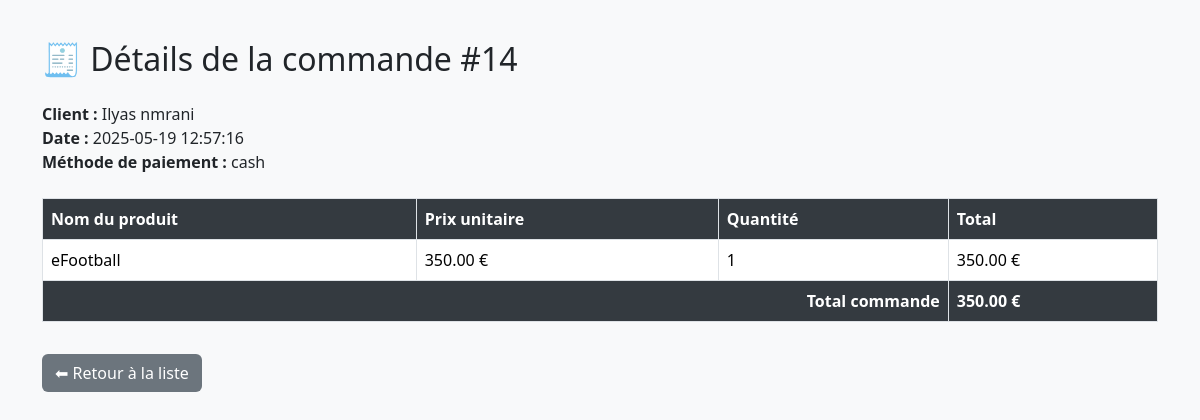
Before: /order_detail_admin.php?order_id=14 (signed in) with the older database file.
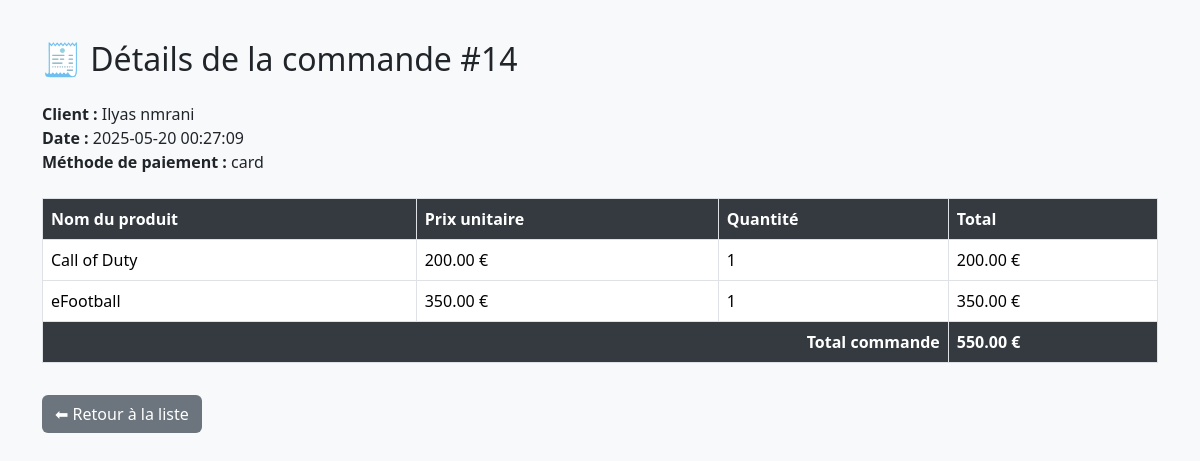
After: the same page with the newer database file.
### tables this page shows
CREATE TABLE `orders` (
  `id` int(11) NOT NULL,
  `user_id` int(11) NOT NULL,
  `payment_method` varchar(20) DEFAULT NULL,
  `created_at` datetime DEFAULT NULL
);

CREATE TABLE `order_items` (
  `id` int(11) NOT NULL,
  `order_id` int(11) NOT NULL,
  `product_id` int(11) NOT NULL,
  `quantity` int(11) NOT NULL
);

CREATE TABLE `products` (
  `id` int(11) NOT NULL,
  `name` varchar(255) NOT NULL,
  `description` text NOT NULL,
  `price` float NOT NULL,
  `image` varchar(255) NOT NULL,
  `categorie` varchar(255) DEFAULT NULL,
  `age` int(11) DEFAULT NULL,
  `quantity` int(11) DEFAULT NULL
);

CREATE TABLE `user` (
  `id` int(11) NOT NULL,
  `email` varchar(255) NOT NULL,
  `password` varchar(255) NOT NULL,
  `role` enum('admin','client') NOT NULL,
  `fullName` varchar(255) NOT NULL
);

### order_detail_admin.php (the view, shortened to what this page needs)
<?php
require_once 'Model/database.php';
$orderId = intval($_GET['order_id']);
$stmt = $pdo->prepare("
    SELECT o.id, o.created_at, o.payment_method, u.fullName
    FROM orders o
    JOIN user u ON o.user_id = u.id
    WHERE o.id = ?
");
$stmt->execute([$orderId]);
$order = $stmt->fetch();
$stmt = $pdo->prepare("
    SELECT p.name, p.price, oi.quantity
    FROM order_items oi
    JOIN products p ON oi.product_id = p.id
    WHERE oi.order_id = ?
");
$stmt->execute([$orderId]);
$items = $stmt->fetchAll();
?>
<!DOCTYPE html>
<html lang="fr">
<head>
  <link href="https://cdn.jsdelivr.net/npm/bootstrap@5.3.2/dist/css/bootstrap.min.css" rel="stylesheet">
</head>
<body>
<div class="container">
  <h2 class="mb-4">🧾 Détails de la commande #<?= htmlspecialchars($orderId) ?></h2>
  <div class="mb-4">
    <strong>Client :</strong> <?= htmlspecialchars($order['fullName']) ?><br>
    <strong>Date :</strong> <?= htmlspecialchars($order['created_at']) ?><br>
    <strong>Méthode de paiement :</strong> <?= htmlspecialchars($order['payment_method']) ?>
  </div>
  <table class="table table-bordered">
    <thead>
      <tr>
        <th>Nom du produit</th>
        <th>Prix unitaire</th>
        <th>Quantité</th>
        <th>Total</th>
      </tr>
    </thead>
    <tbody>
      <?php
        $total = 0;
        foreach ($items as $item):
            $lineTotal = $item['price'] * $item['quantity'];
            $total += $lineTotal;
      ?>
        <tr>
          <td><?= htmlspecialchars($item['name']) ?></td>
          <td><?= number_format($item['price'], 2) ?> €</td>
          <td><?= $item['quantity'] ?></td>
          <td><?= number_format($lineTotal, 2) ?> €</td>
        </tr>
      <?php endforeach; ?>
    </tbody>
    <tfoot>
      <tr>
        <th colspan="3" class="text-end">Total commande</th>
        <th><?= number_format($total, 2) ?> €</th>
      </tr>
    </tfoot>
  </table>
  <a href="manage_orders.php" class="btn back-btn mt-3">⬅ Retour à la liste</a>
</div>
</body>
</html>

Changed rows visible on the page:
changed orders "Ilyas nmrani": created_at "2025-05-19 12:57:16" → "2025-05-20 00:27:09"; payment_method "cash" → "card"
now on this page (row edited): order_items: product.name "Call of Duty", product.price "200.00", quantity "1", lineTotal "200.00"
Other visible differences:
$total: "350.00" → "550.00"
